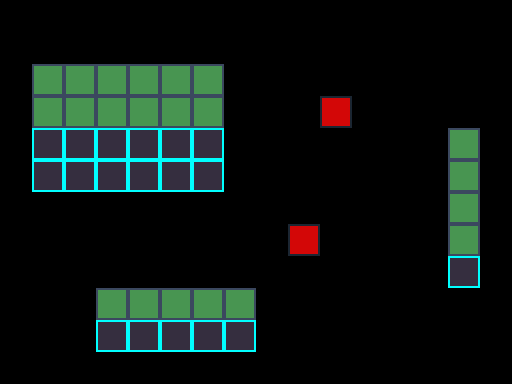

Below is a game level as drawn by its tile map, then a one-line description and the .tmx file that defines it, in full:
An orthogonal 16x12 tile map with 32x32 px tiles, 1 tile layer (Tile Layer 1).

<map version="1.0" tiledversion="1.0.3" orientation="orthogonal" renderorder="right-down" width="16" height="12" tilewidth="32" tileheight="32" nextobjectid="1">
 <tileset firstgid="1" source="Tileset/Tileset.tsx" />
 <layer name="Tile Layer 1" width="16" height="12">
  <data encoding="csv">
0,0,0,0,0,0,0,0,0,0,0,0,0,0,0,0,
0,0,0,0,0,0,0,0,0,0,0,0,0,0,0,0,
0,1,1,1,1,1,1,0,0,0,0,0,0,0,0,0,
0,1,1,1,1,1,1,0,0,0,3,0,0,0,0,0,
0,2,2,2,2,2,2,0,0,0,0,0,0,0,1,0,
0,2,2,2,2,2,2,0,0,0,0,0,0,0,1,0,
0,0,0,0,0,0,0,0,0,0,0,0,0,0,1,0,
0,0,0,0,0,0,0,0,0,3,0,0,0,0,1,0,
0,0,0,0,0,0,0,0,0,0,0,0,0,0,2,0,
0,0,0,1,1,1,1,1,0,0,0,0,0,0,0,0,
0,0,0,2,2,2,2,2,0,0,0,0,0,0,0,0,
0,0,0,0,0,0,0,0,0,0,0,0,0,0,0,0
</data>
 </layer>
</map>
